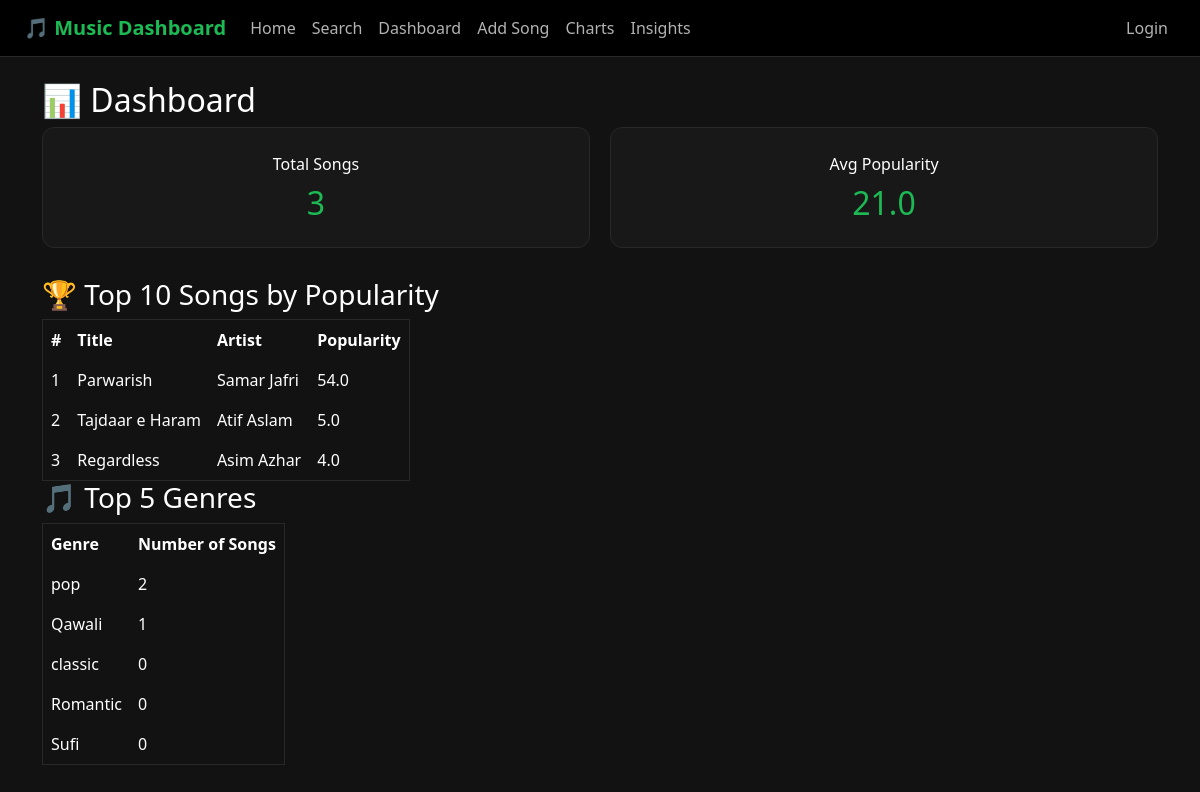
Page /dashboard/ on the earlier database version.
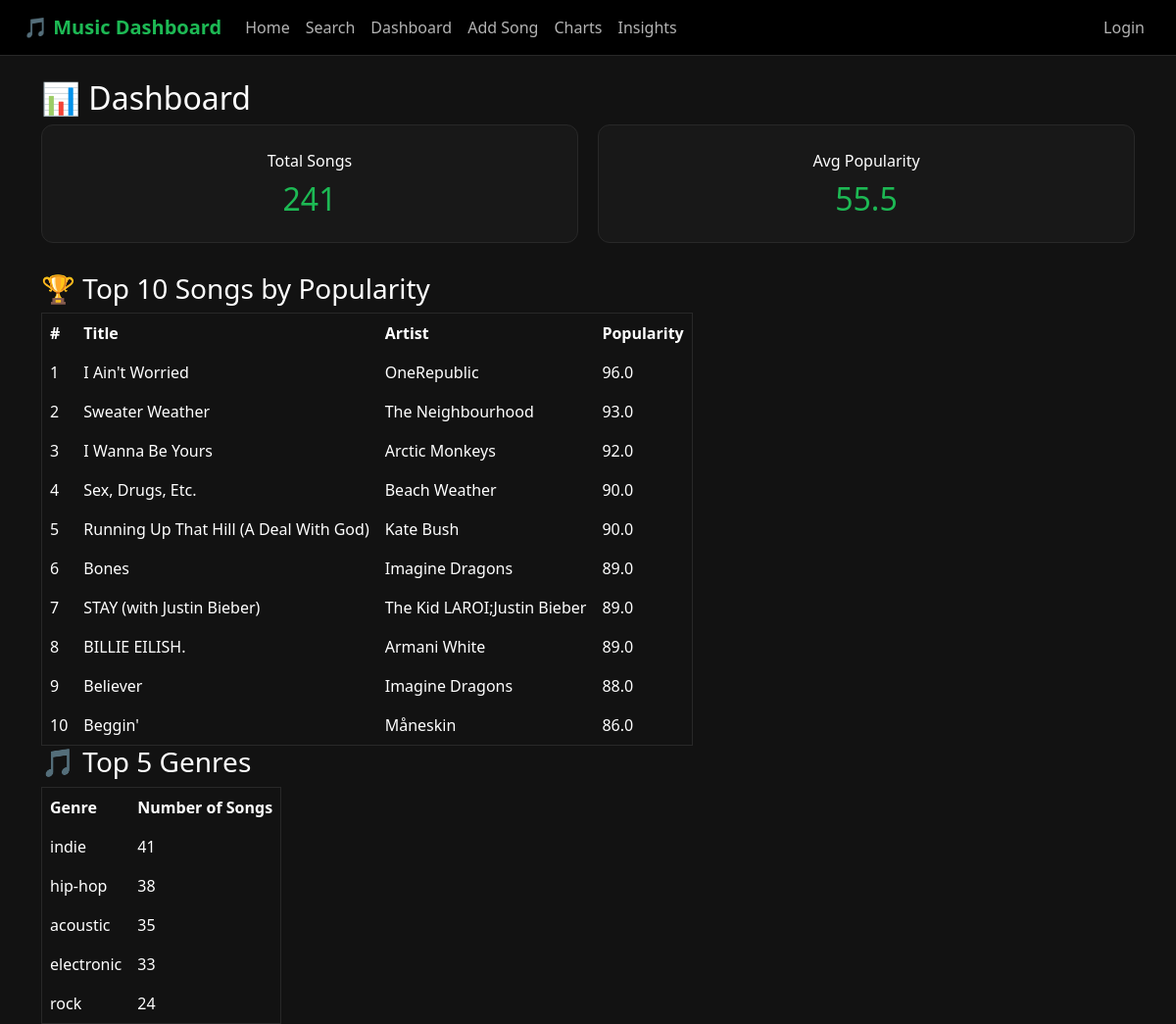
Same page on the later database version.
### music_app/models.py (models this page shows, shortened)
class Song(models.Model):
    title = models.CharField(max_length=200)
    artist = models.ForeignKey(Artist, on_delete=models.CASCADE)
    genre = models.ForeignKey(Genre, on_delete=models.CASCADE)
    year = models.IntegerField(default=2020)
    popularity = models.FloatField(default=0)
    energy = models.FloatField(default=0)

class Artist(models.Model):
    name = models.CharField(max_length=200)
    def __str__(self):
        return self.name

class Genre(models.Model):
    name = models.CharField(max_length=100)

### music_app/views.py (the view)
# urls.py: path('dashboard/', views.dashboard, name='dashboard'),
def dashboard(request):
    total_songs = Song.objects.count()
    avg_popularity = Song.objects.aggregate(Avg('popularity'))['popularity__avg'] or 0
    top_songs = Song.objects.order_by('-popularity')[:10]
    top_genres = Genre.objects.annotate(count=Count('song')).order_by('-count')[:5]
    return render(request, 'music_app/dashboard.html', {
        'total_songs': total_songs,
        'avg_popularity': round(avg_popularity, 1),
        'top_songs': top_songs,
        'top_genres': top_genres,
    })

### music_app/templates/music_app/dashboard.html
{% extends 'base.html' %}
{% block content %}
<h2>📊 Dashboard</h2>
<div style="display: flex; gap: 20px; margin-bottom: 30px;">
    <div class="card" style="flex: 1; text-align: center;">
        <p style="color: var(--spotify-text); margin-bottom: 8px;">Total Songs</p>
        <h2 style="margin: 0; color: var(--spotify-green);">{{ total_songs }}</h2>
    </div>
    <div class="card" style="flex: 1; text-align: center;">
        <p style="color: var(--spotify-text); margin-bottom: 8px;">Avg Popularity</p>
        <h2 style="margin: 0; color: var(--spotify-green);">{{ avg_popularity }}</h2>
    </div>
</div>
<h3>🏆 Top 10 Songs by Popularity</h3>
<table border="1" cellpadding="8">
  <tr><th>#</th><th>Title</th><th>Artist</th><th>Popularity</th></tr>
  {% for song in top_songs %}
  <tr>
    <td>{{ forloop.counter }}</td>
    <td>{{ song.title }}</td>
    <td>{{ song.artist }}</td>
    <td>{{ song.popularity }}</td>
  </tr>
  {% endfor %}
</table>
<h3>🎵 Top 5 Genres</h3>
<table border="1" cellpadding="8">
  <tr><th>Genre</th><th>Number of Songs</th></tr>
  {% for g in top_genres %}
  <tr>
    <td>{{ g.name }}</td>
    <td>{{ g.count }}</td>
  </tr>
  {% endfor %}
</table>
{% endblock %}

Differences in the rows shown:
removed Song: title "Parwarish", artist "Samar Jafri", popularity "54.0"
removed Song: title "Tajdaar e Haram", artist "Atif Aslam", popularity "5.0"
removed Song: title "Regardless", artist "Asim Azhar", popularity "4.0"
removed Genre: name "pop", count "2"
removed Genre: name "Qawali", count "1"
removed Genre: name "classic", count "0"
removed Genre: name "Romantic", count "0"
removed Genre: name "Sufi", count "0"
added Song: title "I Ain't Worried", artist "OneRepublic", popularity "96.0"
added Song: title "Sweater Weather", artist "The Neighbourhood", popularity "93.0"
added Song: title "I Wanna Be Yours", artist "Arctic Monkeys", popularity "92.0"
added Song: title "Sex, Drugs, Etc.", artist "Beach Weather", popularity "90.0"
added Song: title "Running Up That Hill (A Deal With God)", artist "Kate Bush", popularity "90.0"
added Song: title "Bones", artist "Imagine Dragons", popularity "89.0"
added Song: title "STAY (with Justin Bieber)", artist "The Kid LAROI;Justin Bieber", popularity "89.0"
added Song: title "BILLIE EILISH.", artist "Armani White", popularity "89.0"
added Song: title "Believer", artist "Imagine Dragons", popularity "88.0"
added Song: title "Beggin'", artist "Måneskin", popularity "86.0"
added Genre: name "indie", count "41"
added Genre: name "hip-hop", count "38"
added Genre: name "acoustic", count "35"
added Genre: name "electronic", count "33"
added Genre: name "rock", count "24"
Other differences:
{{ total_songs }}: "3" → "241"
{{ avg_popularity }}: "21.0" → "55.5"
